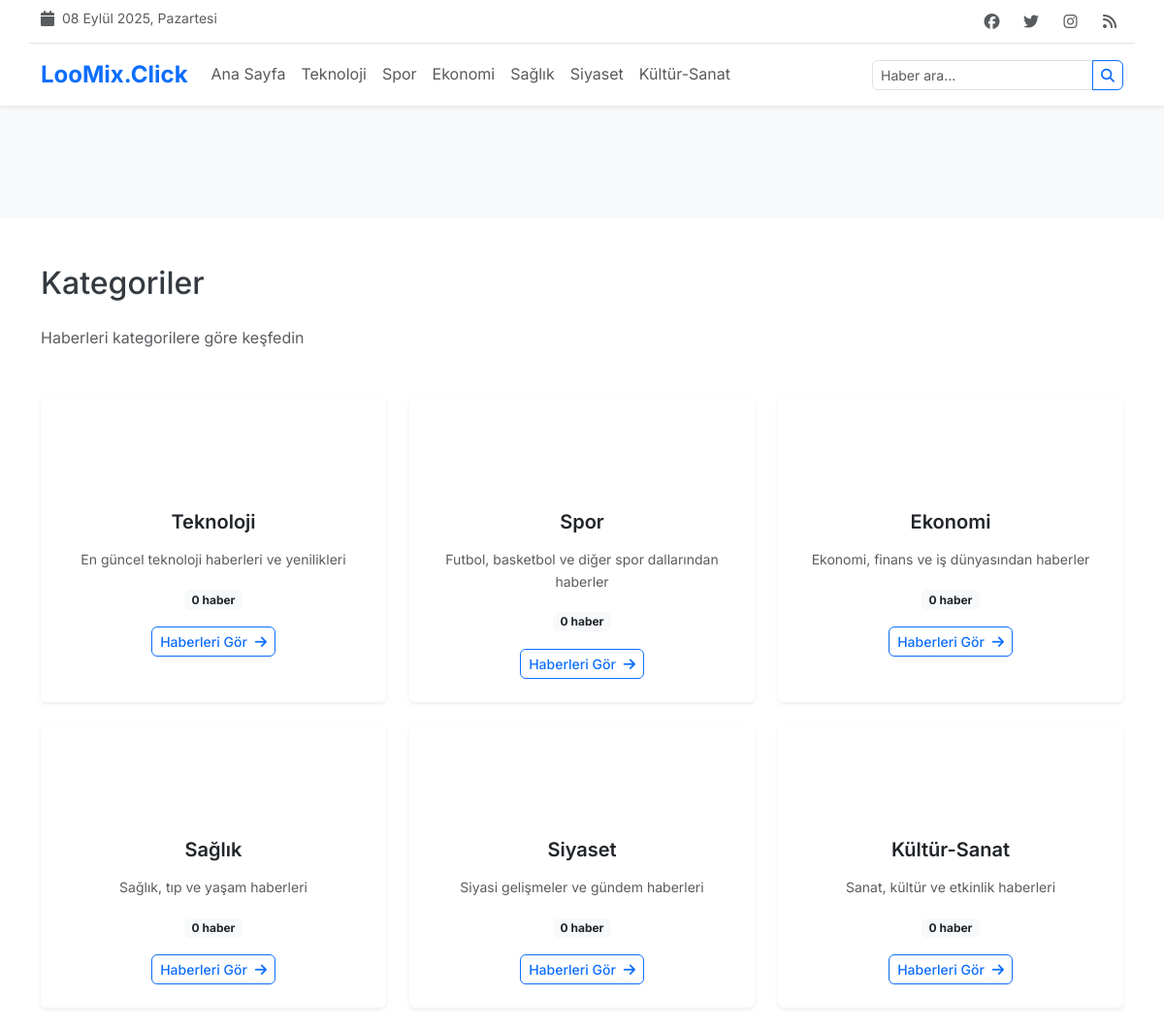
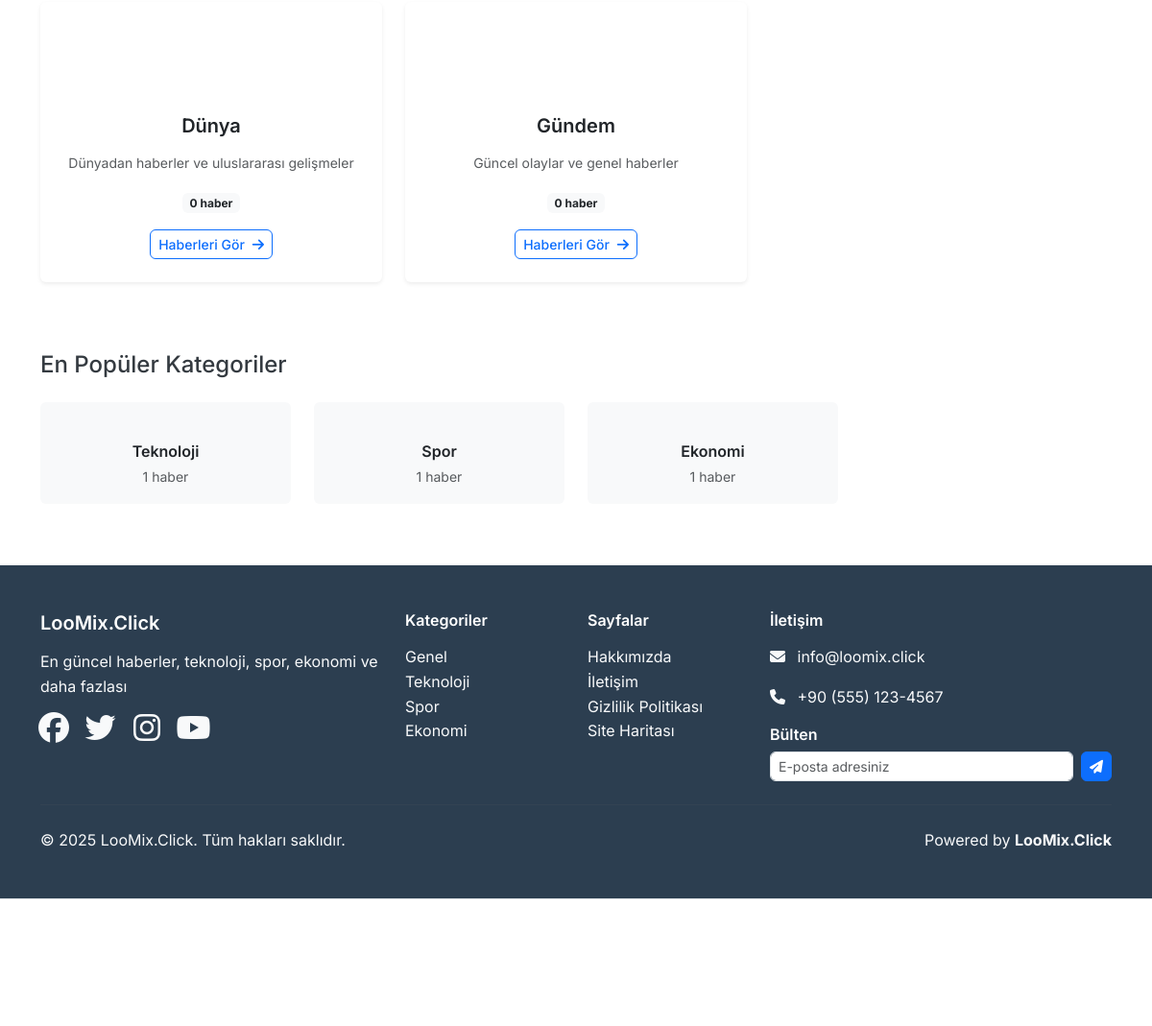
Page /kategoriler on the committed database (2 pictures, top to bottom).
### tables this page shows
CREATE TABLE categories (
    id INT AUTO_INCREMENT PRIMARY KEY,
    name VARCHAR(100) NOT NULL,
    slug VARCHAR(100) UNIQUE NOT NULL,
    description TEXT,
    color VARCHAR(7) DEFAULT '#007bff',
    icon VARCHAR(50),
    parent_id INT DEFAULT NULL,
    sort_order INT DEFAULT 0,
    is_active BOOLEAN DEFAULT TRUE,
    meta_title VARCHAR(200),
    meta_description TEXT,
    meta_keywords TEXT,
    created_at TIMESTAMP DEFAULT CURRENT_TIMESTAMP,
    updated_at TIMESTAMP DEFAULT CURRENT_TIMESTAMP ON UPDATE CURRENT_TIMESTAMP,
    INDEX idx_slug (slug),
    INDEX idx_parent (parent_id),
    INDEX idx_active (is_active),
    FOREIGN KEY (parent_id) REFERENCES categories(id) ON DELETE SET NULL
);

### templates/category/index.php (the view, shortened to what the rows shown need)
<div class="container my-5">
    <div class="row">
        <div class="col-12">
            <h1 class="h2 mb-4">Kategoriler</h1>
            <p class="text-muted mb-5">Haberleri kategorilere göre keşfedin</p>
        </div>
    </div>
    <?php if (!empty($categoryTree)): ?>
        <div class="row">
            <?php foreach ($categoryTree as $category): ?>
                <div class="col-lg-4 col-md-6 mb-4">
                    <div class="card h-100 border-0 shadow-sm hover-shadow">
                        <div class="card-body text-center p-4">
                            <div class="mb-3">
                                <i class="<?= $category['icon'] ?? 'fas fa-folder' ?> fa-3x"
                                   style="color: <?= escape($category['color'] ?? '#007bff') ?>"></i>
                            </div>
                            <h5 class="card-title mb-3"><?= escape($category['name']) ?></h5>
                            <?php if (!empty($category['description'])): ?>
                                <p class="card-text text-muted small mb-3">
                                    <?= escape(truncateText($category['description'], 100)) ?>
                                </p>
                            <?php endif; ?>
                            <div class="mb-3">
                                <span class="badge bg-light text-dark">
                                    <?= number_format($category['news_count'] ?? 0) ?> haber
                                </span>
                            </div>
                            <a href="<?= url('/kategori/' . $category['slug']) ?>"
                               class="btn btn-outline-primary btn-sm">
                                Haberleri Gör <i class="fas fa-arrow-right ms-1"></i>
                            </a>
                        </div>
                    </div>
                </div>
            <?php endforeach; ?>
        </div>
    <?php endif; ?>
    <?php if (!empty($popularCategories)): ?>
        <div class="mt-5">
            <h3 class="h4 mb-4">En Popüler Kategoriler</h3>
            <div class="row">
                <?php foreach ($popularCategories as $category): ?>
                    <div class="col-lg-3 col-md-4 col-sm-6 mb-3">
                        <a href="<?= url('/kategori/' . $category['slug']) ?>"
                           class="card border-0 bg-light text-decoration-none h-100 hover-shadow">
                            <div class="card-body text-center py-3">
                                <i class="<?= $category['icon'] ?? 'fas fa-folder' ?> mb-2"
                                   style="color: <?= escape($category['color'] ?? '#007bff') ?>"></i>
                                <h6 class="card-title text-dark mb-1"><?= escape($category['name']) ?></h6>
                                <small class="text-muted">
                                    <?= number_format($category['news_count'] ?? 0) ?> haber
                                </small>
                            </div>
                        </a>
                    </div>
                <?php endforeach; ?>
            </div>
        </div>
    <?php endif; ?>
</div>

### templates/layouts/main.php (shortened to what the rows shown need)
<!DOCTYPE html>
<html lang="tr">
<head>
    <link href="https://cdn.jsdelivr.net/npm/bootstrap@5.3.2/dist/css/bootstrap.min.css" rel="stylesheet">
    <link href="https://cdnjs.cloudflare.com/ajax/libs/font-awesome/6.5.1/css/all.min.css" rel="stylesheet">
    <link href="<?= asset('css/style.css') ?>" rel="stylesheet">
</head>
<body>
    <header class="bg-white shadow-sm sticky-top">
        <div class="container">
            <div class="row py-2 border-bottom">
                <div class="col-md-6">
                    <div class="d-flex align-items-center">
                        <i class="fas fa-calendar me-2 text-muted"></i>
                        <small class="text-muted"><?= turkishDate('d F Y, l') ?></small>
                    </div>
                </div>
                <div class="col-md-6 text-md-end">
                    <div class="social-links">
                        <a href="#" class="text-muted me-2"><i class="fab fa-facebook"></i></a>
                        <a href="#" class="text-muted me-2"><i class="fab fa-twitter"></i></a>
                        <a href="#" class="text-muted me-2"><i class="fab fa-instagram"></i></a>
                        <a href="<?= url('/rss') ?>" class="text-muted"><i class="fas fa-rss"></i></a>
                    </div>
                </div>
            </div>
            <nav class="navbar navbar-expand-lg navbar-light">
                <a class="navbar-brand text-primary" href="<?= url('/') ?>">
                    <?= escape(SITE_NAME) ?>
                </a>
                <div class="collapse navbar-collapse" id="navbarNav">
                    <ul class="navbar-nav me-auto">
                        <li class="nav-item">
                            <a class="nav-link" href="<?= url('/') ?>">Ana Sayfa</a>
                        </li>
                        <?php if (!empty($mainCategories)): ?>
                            <?php foreach (array_slice($mainCategories, 0, 6) as $category): ?>
                            <li class="nav-item">
                                <a class="nav-link" href="<?= url('/kategori/' . $category['slug']) ?>">
                                    <?= escape($category['name']) ?>
                                </a>
                            </li>
                            <?php endforeach; ?>
                        <?php endif; ?>
                    </ul>
                    <form class="d-flex" method="GET" action="<?= url('/ara') ?>">
                        <div class="input-group">
                            <input class="form-control form-control-sm" type="search" name="q" placeholder="Haber ara..." value="<?= escape($_GET['q'] ?? '') ?>">
                            <button class="btn btn-outline-primary btn-sm" type="submit">
                                <i class="fas fa-search"></i>
                            </button>
                        </div>
                    </form>
                </div>
            </nav>
        </div>
    </header>
    <div class="container-fluid bg-light py-2">
        <div class="container text-center">
            <div class="row justify-content-center">
                <div class="col-md-8">
                    <?= displayAd('header_banner') ?>
                </div>
            </div>
        </div>
    </div>
    <main id="main-content" role="main" class="min-vh-100 d-flex flex-column">
        <?= $content ?? '' ?>
    </main>
    <footer class="footer mt-auto">
        <div class="container py-5">
            <div class="row">
                <div class="col-lg-4">
                    <h5 class="text-white mb-3"><?= escape(SITE_NAME) ?></h5>
                    <p class="text-light"><?= escape(SITE_DESCRIPTION) ?></p>
                    <div class="social-links">
                        <a href="#" class="text-light me-3"><i class="fab fa-facebook fa-2x"></i></a>
                        <a href="#" class="text-light me-3"><i class="fab fa-twitter fa-2x"></i></a>
                        <a href="#" class="text-light me-3"><i class="fab fa-instagram fa-2x"></i></a>
                        <a href="#" class="text-light"><i class="fab fa-youtube fa-2x"></i></a>
                    </div>
                </div>
                <div class="col-lg-2">
                    <h6 class="text-white mb-3">Kategoriler</h6>
                    <ul class="list-unstyled">
                        <li><a href="<?= url('/kategori/genel') ?>" class="text-light text-decoration-none">Genel</a></li>
                        <li><a href="<?= url('/kategori/teknoloji') ?>" class="text-light text-decoration-none">Teknoloji</a></li>
                        <li><a href="<?= url('/kategori/spor') ?>" class="text-light text-decoration-none">Spor</a></li>
                        <li><a href="<?= url('/kategori/ekonomi') ?>" class="text-light text-decoration-none">Ekonomi</a></li>
                    </ul>
                </div>
                <div class="col-lg-2">
                    <h6 class="text-white mb-3">Sayfalar</h6>
                    <ul class="list-unstyled">
                        <li><a href="<?= url('/hakkimizda') ?>" class="text-light text-decoration-none">Hakkımızda</a></li>
                        <li><a href="<?= url('/iletisim') ?>" class="text-light text-decoration-none">İletişim</a></li>
                        <li><a href="<?= url('/gizlilik-politikasi') ?>" class="text-light text-decoration-none">Gizlilik Politikası</a></li>
                        <li><a href="<?= url('/site-haritasi') ?>" class="text-light text-decoration-none">Site Haritası</a></li>
                    </ul>
                </div>
                <div class="col-lg-4">
                    <h6 class="text-white mb-3">İletişim</h6>
                    <p class="text-light">
                        <i class="fas fa-envelope me-2"></i>
                        info@loomix.click
                    </p>
                    <p class="text-light">
                        <i class="fas fa-phone me-2"></i>
                        +90 (555) 123-4567
                    </p>
                    <div class="newsletter mt-3">
                        <h6 class="text-white mb-2">Bülten</h6>
                        <form class="d-flex">
                            <input type="email" class="form-control form-control-sm me-2" placeholder="E-posta adresiniz">
                            <button type="submit" class="btn btn-primary btn-sm">
                                <i class="fas fa-paper-plane"></i>
                            </button>
                        </form>
                    </div>
                </div>
            </div>
            <hr class="my-4" style="border-color: #495057;">
            <div class="row align-items-center">
                <div class="col-md-6">
                    <p class="text-light mb-0">
                        &copy; <?= date('Y') ?> <?= escape(SITE_NAME) ?>. Tüm hakları saklıdır.
                    </p>
                </div>
                <div class="col-md-6 text-md-end">
                    <p class="text-light mb-0">
                        Powered by <strong>LooMix.Click</strong>
                    </p>
                </div>
            </div>
        </div>
        <div class="container-fluid bg-white py-3 border-top">
            <div class="container">
                <div class="row justify-content-center">
                    <div class="col-lg-8 text-center">
                        <?= displayAd('footer_banner') ?>
                    </div>
                </div>
            </div>
        </div>
    </footer>
</body>
</html>

### app/core/Router.php (shortened to what the rows shown need)
<?php
class Router {
    private $routes = [];
    private $currentUrl;
    public function __construct() {
        $this->currentUrl = $this->getCurrentUrl();
    }
    private function addRoute($method, $pattern, $callback) {
        $this->routes[] = [
            'method' => $method,
            'pattern' => $pattern,
            'callback' => $callback
        ];
    }
    public function run() {
        foreach ($this->routes as $route) {
            $params = $this->matchRoute($route['pattern'], $this->currentUrl);
            if ($params !== false) {
                $this->executeCallback($route['callback'], $params);
                break;
            }
        }
    }
    private function matchRoute($pattern, $url) {
        $pattern = preg_replace('/\{([^}]+)\}/', '([^/]+)', $pattern);
        $pattern = '#^' . $pattern . '$#';
        if (preg_match($pattern, $url, $matches)) {
            array_shift($matches);
            return $matches;
        }
        return false;
    }
    private function executeCallback($callback, $params = []) {
        if (is_callable($callback)) {
            call_user_func_array($callback, $params);
        } elseif (is_string($callback)) {
            $this->executeControllerAction($callback, $params);
        }
    }
    private function executeControllerAction($callback, $params) {
        list($controllerName, $actionName) = explode('@', $callback);
        if (class_exists($controllerName)) {
            $controller = new $controllerName();
            if (method_exists($controller, $actionName)) {
                call_user_func_array([$controller, $actionName], $params);
            } else {
                throw new Exception("Method bulunamadı: {$controllerName}@{$actionName}");
            }
        } else {
            throw new Exception("Controller bulunamadı: {$controllerName}");
        }
    }
    private function getCurrentUrl() {
        $url = $_SERVER['REQUEST_URI'];
        $scriptPath = dirname($_SERVER['SCRIPT_NAME']);
        if ($scriptPath !== '/' && strpos($url, $scriptPath) === 0) {
            $url = substr($url, strlen($scriptPath));
        }
        return $url;
    }
}
?>

### rows in the picture
categories: name "Teknoloji", news_count "1"
categories: name "Spor", news_count "1"
categories: name "Ekonomi", news_count "1"
categories: name "Sağlık", description "Sağlık, tıp ve yaşam haberleri", news_count "0"
categories: name "Siyaset", description "Siyasi gelişmeler ve gündem haberleri", news_count "0"
categories: name "Kültür-Sanat", description "Sanat, kültür ve etkinlik haberleri", news_count "0"
categories: name "Dünya", description "Dünyadan haberler ve uluslararası gelişmeler", news_count "0"
categories: name "Gündem", description "Güncel olaylar ve genel haberler", news_count "0"

### other values in the picture
$category['name'] "Teknoloji"
truncateText($category['description'], 100) "En güncel teknoloji haberleri ve yenilikleri"
$category['news_count'] "0"
$category['name'] "Spor"
truncateText($category['description'], 100) "Futbol, basketbol ve diğer spor dallarından haberler"
$category['name'] "Ekonomi"
truncateText($category['description'], 100) "Ekonomi, finans ve iş dünyasından haberler"
